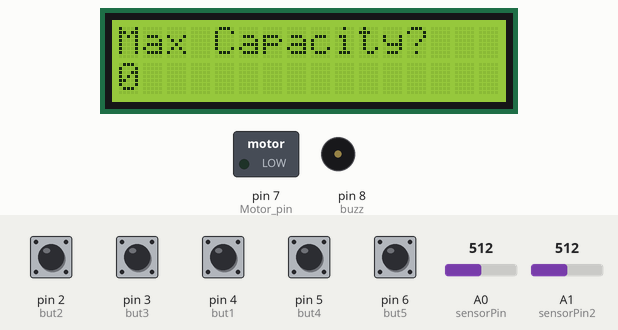
Bench run of a sketch on a simulated Arduino Uno, built with avr-gcc and run on an emulated ATmega328P. Shown: 16×2 character LCD, switched loads named in the sketch (green lamp = pin HIGH), buzzer (waves = sounding). The test bench sets the inputs (shaded band); at power-on: pin 2 (but2), pin 3 (but3), pin 4 (but1), pin 5 (but4), pin 6 (but5) LOW, A0 (sensorPin) = 512, A1 (sensorPin2) = 512. What the sketch prints to the serial monitor is not drawn.

Above: at 1.0 s.
1.1 s: pin 3 (but3) pulled HIGH for 0.15 s
At 1.9 s:
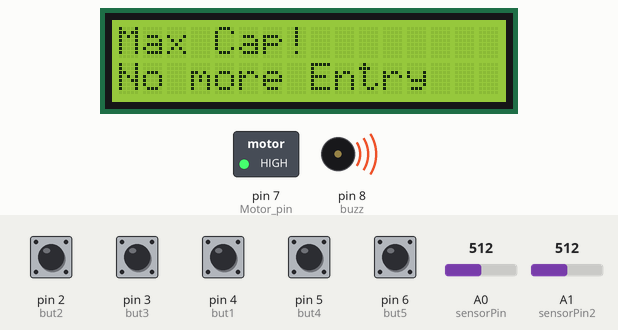
At 5.0 s:
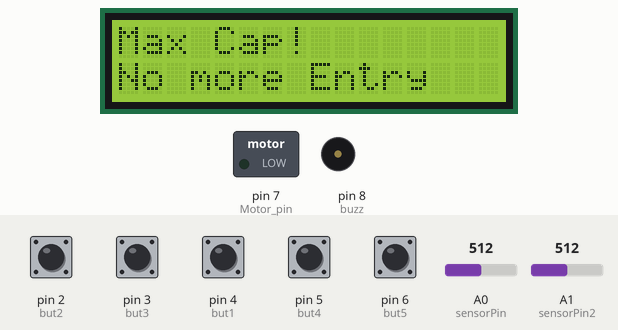
Timing chart, 0 to 6.5 s (numbered marks = the images above; inputs shaded):
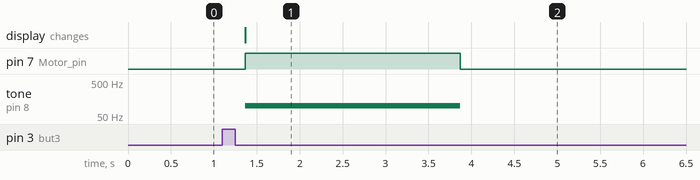

The sketch:

Sensor_code1.ino.ino
```cpp
#include <LiquidCrystal_I2C.h>
#include <Wire.h>


// Try to use the sensors at a 15 degree angle, apparealntly it improves their accuracy.
LiquidCrystal_I2C lcd(0x27, 16, 2);

#define Motor_pin 7 //Motor Pin at Digital pin 7
const int sensorPin = A0; // Analog input pin connected to the increment sensor
const int sensorPin2 = A1; // Analog input pin connected to the decrement sensor
int counter = 0; // Initialize the counter
int maxCap = 0; // Current max capacity
float voltage;
float voltage2;
unsigned long lastTriggerTime1 = 0; // Time of the last trigger for sensor 1
unsigned long lastTriggerTime2 = 0; // Time of the last trigger for sensor 2


int similardist = 0; //Value that is used for checking the distance and to check if someone is performing foul play or not.
float lastvolt = 0; //Last voltage to compare the distances to.

int countertime = 0;
int spincounter = 0; //Counter for how many times the motor spins.

//Digital pin connections for the Buttons:
const int but1 = 4;
const int but2 = 2;
const int but3 = 3;
const int but4 = 5;
const int but5 = 6;


const int buzz = 8; //Digital pin for buzzer


void capcreator() {

  //Function whose purpose is to allow user to input how much they want the maximum capacity to be. They can increment/decrement by 1 or 10. Once they are done, they press the middle button to start.
  bool isconfirmed = false;

  lcd.print("Max Capacity?");
  lcd.setCursor(0,1);
  lcd.print("0");

  while (isconfirmed == false) {
    int copynum = maxCap;
    lcd.setCursor(0,1);
    lcd.print("");

    int counternum = 0;
    int state1 = digitalRead(but1);
    int state2 = digitalRead(but2);
    int state3 = digitalRead(but3);
    int state4 = digitalRead(but4);
    int state5 = digitalRead(but5);

// Static variables retain their values between function calls:
    static int prev1 = LOW;
    static int prev2 = LOW;
    static int prev4 = LOW;
    static int prev5 = LOW;

    // Check for button press events and update maxCap accordingly
    if (state1 != prev1) {
      if (state1 == HIGH && maxCap >= 10) {
        maxCap -= 10;
      }
      prev1 = state1;
    }

    if (state2 != prev2) {
      if (state2 == HIGH && maxCap >= 0) {
        maxCap--;
      }
      prev2 = state2;
    }

    if (state4 != prev4) {
      if (state4 == HIGH) {
        maxCap++;
      }
      prev4 = state4;
    }

    if (state5 != prev5) {
      if (state5 == HIGH) {
        maxCap += 10;
      }
      prev5 = state5;
    }

    if (state3 == HIGH) {
      isconfirmed = true;
    }

  //Just in case, so that the program doesn't mess up accidentally, one final check for the values to be between 0 and 100:
    if(maxCap > 100){
      maxCap = 100;
    }
    else if(maxCap < 0){
      maxCap = 0;
    }

    lcd.print(maxCap);
    delay(100);
  }

  return maxCap;
}

void setup() {

  //Turn off the motor upon turning on the program:
  pinMode(Motor_pin, OUTPUT);
  digitalWrite(Motor_pin, LOW);


  //Initialize the LCD:
    lcd.init();
    lcd.backlight();
    lcd.setCursor(0, 0);


     capcreator(); //Initialize Maximum Capacity.


//Initiakuze the Sensors:
    pinMode(sensorPin, INPUT); // Set sensor pin as input
    pinMode(sensorPin2, INPUT); // Set sensor pin 2 as input

    Serial.begin(9600); // Initialize serial communication

    //Set the max capacity to sit on top:
    lcd.setCursor(0,0);
    lcd.print("Max Capacity: ");
    lcd.setCursor(13,0);
    lcd.print(maxCap);

}


void loop() {


    lcd.setCursor(0,0);
    lcd.print("Max Capacity: ");
    lcd.setCursor(13,0);
    lcd.print(maxCap);
    lcd.setCursor(0,1);
  if(countertime == 0){
    lcd.setCursor(0,1);
    lcd.print("Counter: 0");
    countertime++;

  }

    unsigned long currentTime = millis(); // Get the current time
    int sensorValue1 = analogRead(sensorPin); // Read sensor value 1
    int sensorValue2 = analogRead(sensorPin2); // Read sensor value 2


    // Check if sensor 1 is triggered and enough time has passed since the last trigger
    if (sensorValue1 > 100 && sensorValue1 < 1300 && currentTime - lastTriggerTime1 >= 3000) {
        lastTriggerTime1 = currentTime; // Update last trigger time for sensor 1
        lastTriggerTime2 = currentTime; // Reset last trigger time for sensor 2

        if (counter < maxCap) { // Check if counter has reached maximum capacity
            counter++; // Increment the counter
            voltage = sensorValue1 * (5.0 / 1023.0);
            voltage2 = sensorValue2 * (5.0 / 1023.0);
        }

        lcd.print("");
        lcd.setCursor(0, 1);
        lcd.print("");
        lcd.print("Counter: ");
        lcd.print(counter);
        // Serial.print("Sensor 1 triggered! Counter: ");
        // Serial.println(counter);
        // Serial.print("Sensor Value is: ");
        // Serial.println(sensorValue1);
        // Serial.println(voltage);

    //   if((((lastvolt + 20) >= voltage) || (lastvolt - 20 <= voltage))){
    //     similardist++;
    //     if(similardist >= 4){
    //       //Beep the buzzer for a few seconds.
    //       //Reset the coutner back to the original value (before the foul play) --> This goes off of the assumption that it is statistically incredibly low odds that 4 people will enter a room in the exact same way.:
    //         counter = counter - similardist;
    //     }
    //   }

    //    lastvolt = voltage;
    }

    // Check if sensor 2 is triggered and enough time has passed since the last trigger
    if (sensorValue2 > 100 && sensorValue2 < 1300 && currentTime - lastTriggerTime2 >= 3000) {
        lastTriggerTime2 = currentTime; // Update last trigger time for sensor 2
        lastTriggerTime1 = currentTime; // Reset last trigger time for sensor 1

        if (counter > 0) { // Check if counter is greater than 0
            counter--; // Decrement the counter
            spincounter = 0;
        }
        lcd.clear(); //Clear the LCD after the no entry message!
        //lcd.print("");
        lcd.setCursor(0, 1);
        //lcd.print("");
        lcd.print("Counter: ");
        lcd.print(counter);
        // Serial.print("Sensor 2 triggered! Counter: ");
        // Serial.println(counter);
        // Serial.print("Sensor Value is: ");
        // Serial.println(sensorValue2);
        // Serial.println(voltage2);


    //  if((((lastvolt + 20) >= voltage) || (lastvolt - 20 <= voltage))){
    //     similardist++;
    //     if(similardist >= 4){
    //       //Beep the buzzer for a few seconds.
    //       //Reset the coutner back to the original value (before the foul play) --> This goes off of the assumption that it is statistically incredibly low odds that 4 people will enter a room in the exact same way.:
    //         counter = counter - similardist;
    //     }
    //   }

    //    lastvolt = voltage;
   }


    if(counter >= maxCap){
      lcd.clear();
      lcd.setCursor(0,0);
      lcd.print("Max Cap!");
      lcd.setCursor(0,1);
      lcd.print("No more Entry");


      if(spincounter == 0){
      digitalWrite(Motor_pin, HIGH);
      tone(buzz, 100, 2500); // Used to be 330 --> This is ideal sound
      delay(2500);
      noTone(buzz);
      digitalWrite(Motor_pin, LOW);
      digitalWrite(buzz, LOW);
      spincounter++;//So that it doesn't redo multiple times.
      }


      // int reset = digitalRead(but3);
      // if(reset == HIGH){
      //   capcreator(); //Reset the code if button pressed after max capacity reached.
      //   spincounter = 0;
      //   return; //Exit current loop.
      // }
      Serial.print("Max Capacity Reached, flag spinning!");

     // exit(0); //Ends program runtime. --> make it reactivate with button press?


    }


    delay(500); //Delay so the program doesn't run too fast. --> Last one used, 800.

}
```

Measured:
- after the input at 1.1 s, pin 7 (Motor_pin): LOW → HIGH after 0.27 s, → LOW 2.5 s later; tone on pin 8 (buzz): silent → 100 Hz after 0.27 s, → silent 2.5 s later; the display: changes after 0.27 s (image 1)
